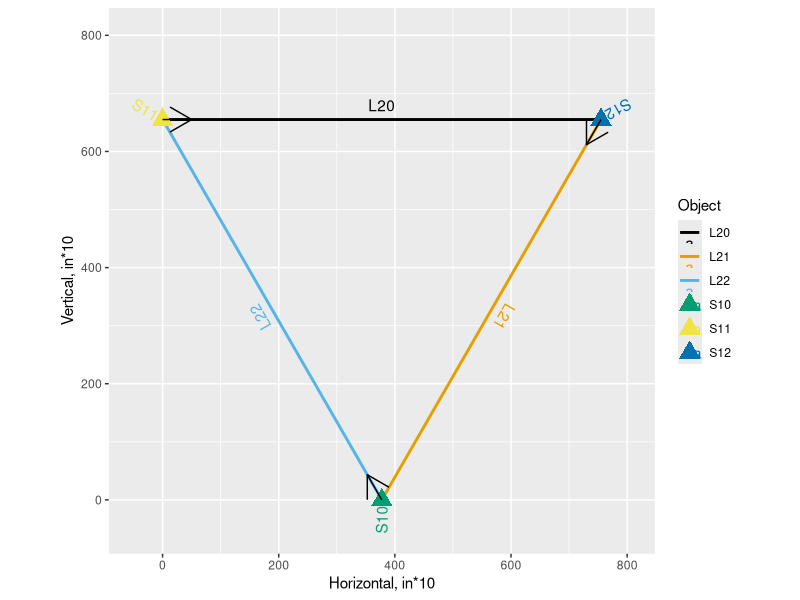
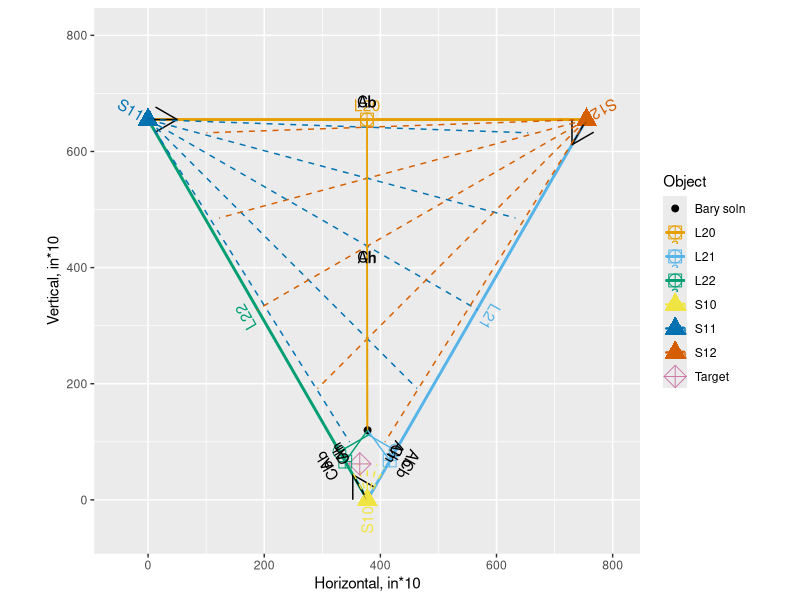

These figures' R source, in order:
### libraries
rm(list=ls())
require(ggplot2)
require(ggthemes)
require(dplyr)
require(reshape2)


# these need to match Network.h definitions
BASE_LEN = 720 # length of LED strips (centainches)
HALF_BASE = 360 # halfway along the LED strip (centainches)
SENSOR_DIST = 755  # distance between sensors
HEIGHT_LEN  = 655 # height of the sensor over the LEDs (centainches)
IN_CORNER = 120 # any sensor distance closer than this indicates the object is 

# thetas
to.rad = function(theta) { theta*pi/180 }

vertices = data_frame(
	name = c("S10","S11","S12"),
	o.name = c("L20","L21","L22"),
	x0 = c(SENSOR_DIST/2, 0, SENSOR_DIST),
	y0 = c(0, HEIGHT_LEN, HEIGHT_LEN),
	ang.right = c(to.rad(60), to.rad(360-60), to.rad(180)),
	ang.cen = ang.right+to.rad(30),
	ang.left = ang.cen+to.rad(30)
)

edges = data_frame(
	name = c("L20","L21","L22"),
	o.name = c("S10","S11","S12"),
	x0 = c(0, SENSOR_DIST, SENSOR_DIST/2),
	y0 = c(HEIGHT_LEN, HEIGHT_LEN, 0),
	x1 = c(SENSOR_DIST, SENSOR_DIST/2, 0),
	y1 = c(HEIGHT_LEN, 0, HEIGHT_LEN),
	ang = c(to.rad(0), to.rad(180+60), to.rad(120))
	)

base.plot = ggplot() +
	aes(color=name) +
	geom_segment(data=edges, size=1, aes(x=x0,y=y0,xend=x1,yend=y1)) +
	geom_text(data=vertices, aes(x=x0,y=y0,label=name,angle=ang.cen*360/2/pi), hjust=1.2) +
	geom_text(data=edges,aes(label=name,x=(x1+x0)/2,y=(y1+y0)/2,angle=ang*360/2/pi),vjust=-0.7) +
	geom_point(data=vertices, size=5, aes(x=x0,y=y0), shape=17) +
	coord_fixed(ylim=c(-50,SENSOR_DIST+50),xlim=c(-50,SENSOR_DIST+50),ratio=1) +
	scale_color_colorblind() +
	labs(x="Horizontal, in*10",y="Vertical, in*10", color="Object") +
	geom_spoke(data=vertices, aes(x=x0, y=y0, angle=ang.left), radius=50, color="black", arrow=arrow())

print(base.plot)

random.target = function() {
	ang = runif(1,vertices$ang.right[1],vertices$ang.left[1])
	dis = runif(1,0,SENSOR_DIST)

	x = vertices$x0[1] + round(cos(ang)*dis)
	y = vertices$y0[1] + round(sin(ang)*dis)
	y = ifelse(y>HEIGHT_LEN, HEIGHT_LEN, y)
	
	loc = data_frame(xl=x, yl=y)
	d = vertices %>%
		mutate( d=round(sqrt((x0-x)^2+(y0-y)^2)) )
			
	list(
		loc=loc,
		d=d
	)
}


t = random.target()
d.true = t$d
d = t$d %>%
	mutate( d=ifelse(d>HEIGHT_LEN, HEIGHT_LEN, d) )


loc = t$loc
loc.plot = base.plot + 
	geom_spoke(data=d, aes(x=x0,y=y0,radius=d,angle=ang.right+to.rad(2)),size=0.5,linetype="dashed") +
	geom_spoke(data=d, aes(x=x0,y=y0,radius=d,angle=ang.right+to.rad(15)),size=0.5,linetype="dashed") +
	geom_spoke(data=d, aes(x=x0,y=y0,radius=d,angle=ang.right+to.rad(30)),size=0.5,linetype="dashed") +
	geom_spoke(data=d, aes(x=x0,y=y0,radius=d,angle=ang.right+to.rad(45)),size=0.5,linetype="dashed") +
	geom_spoke(data=d, aes(x=x0,y=y0,radius=d,angle=ang.right+to.rad(60-2)),size=0.5,linetype="dashed") +
	geom_point(data=loc, aes(x=xl, y=yl, color="Target"), shape=9, size=5)
#print(loc.plot)

locDist = d$d
#locDist = c(6538, 6538, 6538) 

### notational change functions
altitudeBase = function(locDist) {
	# from https://en.wikipedia.org/wiki/Heron%27s_formula#Algebraic_proof_using_the_Pythagorean_theorem
	ss = SENSOR_DIST*SENSOR_DIST
	s2 = SENSOR_DIST*2
	aa=locDist[1]*locDist[1]
	bb=locDist[2]*locDist[2]
	cc=locDist[3]*locDist[3]
	c(
		# a
		floor( ((ss+bb)-(cc))/s2 ),
		# b
		floor( ((ss+cc)-(aa))/s2 ),
		# c
		floor( ((ss+aa)-(bb))/s2 ) 
	)
}
ab=altitudeBase(locDist)

soln.ab = edges %>%
	mutate(
		inter = ab,
		x.ab = x0 + round(cos(ang)*inter),
		y.ab = y0 + round(sin(ang)*inter)
	)

soln.plot = loc.plot +
	geom_point(data=soln.ab, aes(x=x.ab,y.ab), shape=1, size=4)
#print(soln.plot)
	
##  https://en.wikipedia.org/wiki/Trilinear_coordinates
altitudeHeight = function(locDist) {
	# from https://en.wikipedia.org/wiki/Heron%27s_formula#Algebraic_proof_using_the_Pythagorean_theorem
	d = altitudeBase(locDist)
	dd = d*d
	aa=locDist[1]*locDist[1]
	bb=locDist[2]*locDist[2]
	cc=locDist[3]*locDist[3]
	c(
		# note: we return actual distances (a',b',c') not x:y:z
		# a'
		round(ifelse(bb>dd[1], sqrt(bb-dd[1]), 0)),
		# b' 
		round(ifelse(cc>dd[2], sqrt(cc-dd[2]), 0)),
		# c'
		round(ifelse(aa>dd[3], sqrt(aa-dd[3]), 0))
	)
}
ah=altitudeHeight(locDist)
deltaAh = round( (HEIGHT_LEN - sum(ah))/2 )
ah[1] = ifelse(ah[1]==0, deltaAh, ah[1])
ah[2] = ifelse(ah[2]==0, deltaAh, ah[2])
ah[3] = ifelse(ah[3]==0, deltaAh, ah[3])

soln.ah = soln.ab %>%
	mutate(
		height = ah,
		x.ah = x.ab + round(cos(ang-to.rad(90))*height),
		y.ah = y.ab + round(sin(ang-to.rad(90))*height)
	)

soln.plot = soln.plot +
	geom_segment(data=soln.ah, aes(x=x.ab,y.ab,xend=x.ah,yend=y.ah))
#print(soln.plot)

# https://en.wikipedia.org/wiki/Barycentric_coordinate_system
asBarycentric = function(ah) {
	sumLoc = ah[1]+ah[2]+ah[3]
	ah/sumLoc
}
bl=asBarycentric(ah)
sum(bl)

soln.barycentric = vertices %>%
	mutate( 
		lambda = bl,
		xl = x0*lambda,
		yl = y0*lambda
	) %>%
	summarize(
		name = "Bary soln",
		x = round(sum(xl)),
		y = round(sum(yl))
	)

soln.plot = soln.plot +
	geom_point(data=soln.barycentric, aes(x=x,y=y), size=2)
#print(soln.plot)

# https://en.wikipedia.org/wiki/Cevian
# http://mathworld.wolfram.com/TrilinearCoordinates.html
collinearBase = function(ah) {
	c(
		# α'
		floor( (ah[3]*SENSOR_DIST)/(ah[3]+ah[2]) ),
		# ß'
		floor( (ah[1]*SENSOR_DIST)/(ah[1]+ah[3]) ),
		# Γ'
		floor( (ah[2]*SENSOR_DIST)/(ah[2]+ah[1]) )
	)
}
cb=collinearBase(ah)
sum(cb)

soln.cb = edges %>%
	mutate(
		inter = cb,
		x.cb = x0 + round(cos(ang)*inter),
		y.cb = y0 + round(sin(ang)*inter)
	)
soln.plot = soln.plot +
	geom_point(data=soln.cb, aes(x=x.cb,y=y.cb), shape=12, size=4)
#print(soln.plot)

# https://en.wikipedia.org/wiki/Cevian
# http://mathworld.wolfram.com/TrilinearCoordinates.html
collinearHeight = function(altHeight, colBase, altBase) {
	c(
		# aa
		round( sqrt( altHeight[1]^2 + (colBase[1] - altBase[1])^2 ) ),
		# bb
		round( sqrt( altHeight[2]^2 + (colBase[2] - altBase[2])^2 ) ),
		# cc
		round( sqrt( altHeight[3]^2 + (colBase[3] - altBase[3])^2 ) )
	)
}
ch=collinearHeight(ah, cb, ab)
sum(ch)

soln.ch = soln.cb %>%
	mutate(
		x.ch = soln.barycentric$x,
		y.ch = soln.barycentric$y
	)

soln.plot = soln.plot +
	geom_segment(data=soln.ch, aes(x=x.cb,y.cb,xend=x.ch,yend=y.ch))
#print(soln.plot)

soln.plot = soln.plot +
	with(soln.ch, annotate(geom="text", x=x.cb, y=y.cb, label="Cb", angle=360*ang/2/pi, vjust=-1)) +
	with(soln.ah, annotate(geom="text", x=x.ab, y=y.ab, label="Ab", angle=360*ang/2/pi, vjust=-1)) +
	with(soln.ch, annotate(geom="text", x=(x.cb+x.ch)/2, y=(y.cb+y.ch)/2, label="Ch", angle=360*ang/2/pi, vjust=-1)) +
	with(soln.ah, annotate(geom="text", x=(x.ab+x.ah)/2, y=(y.ab+y.ah)/2, label="Ah", angle=360*ang/2/pi, vjust=-1)) 
	
print(soln.plot)
ggsave("solution_plot.png",height=8,width=8,units="in",dpi=150)
